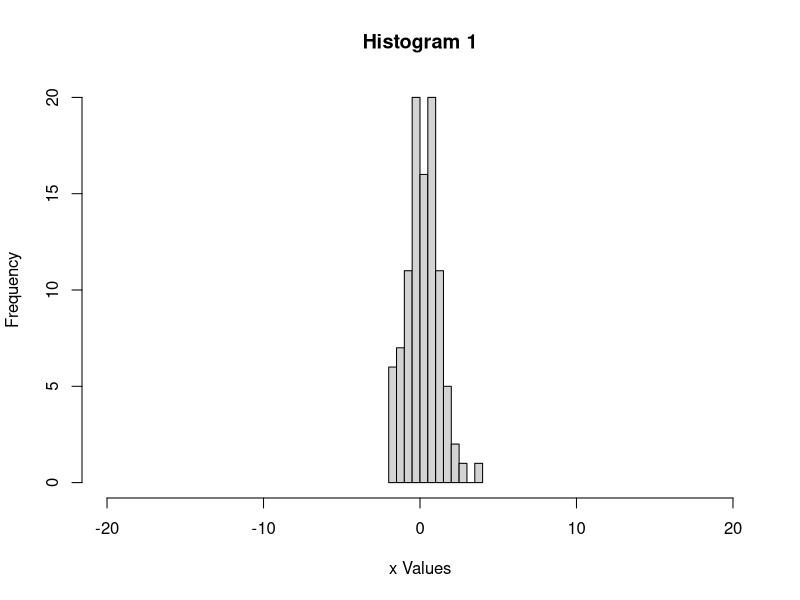
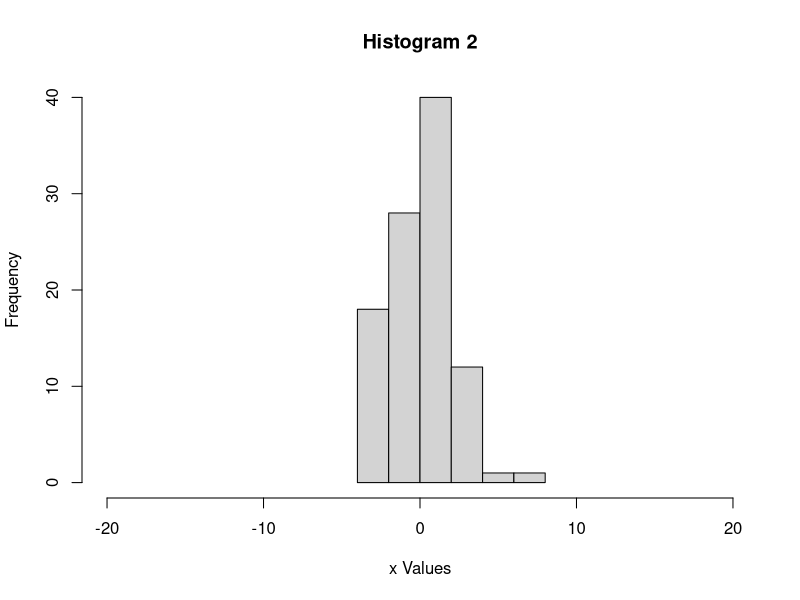
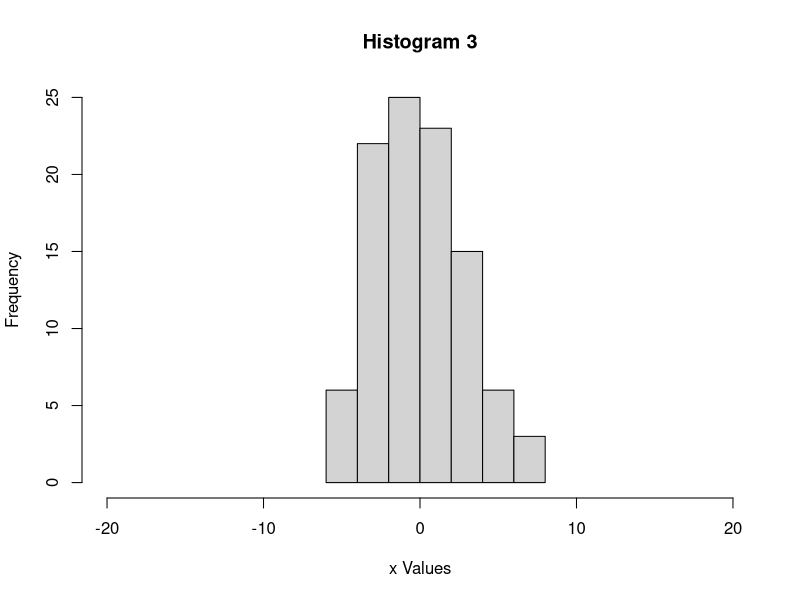
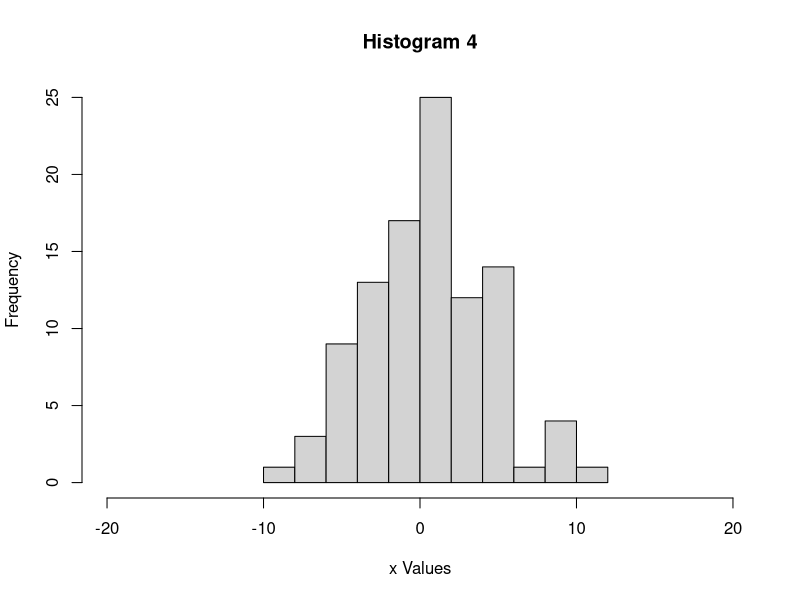
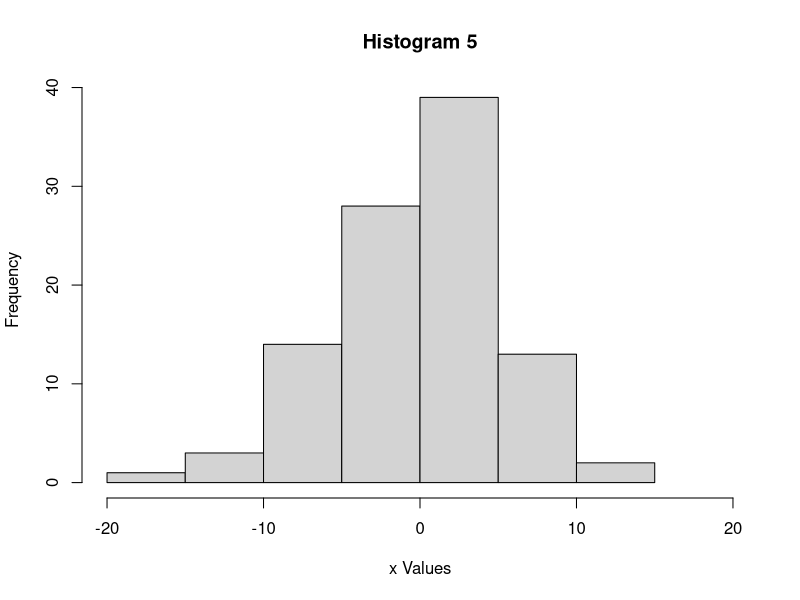
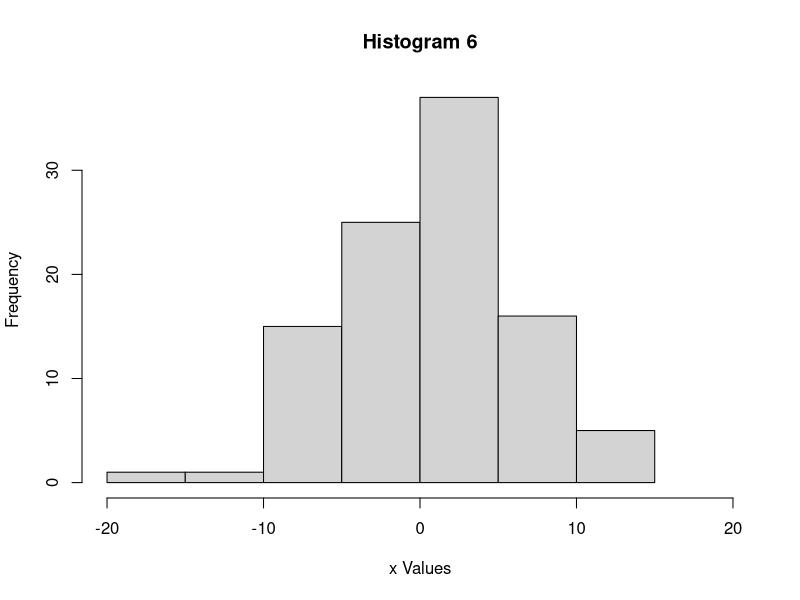
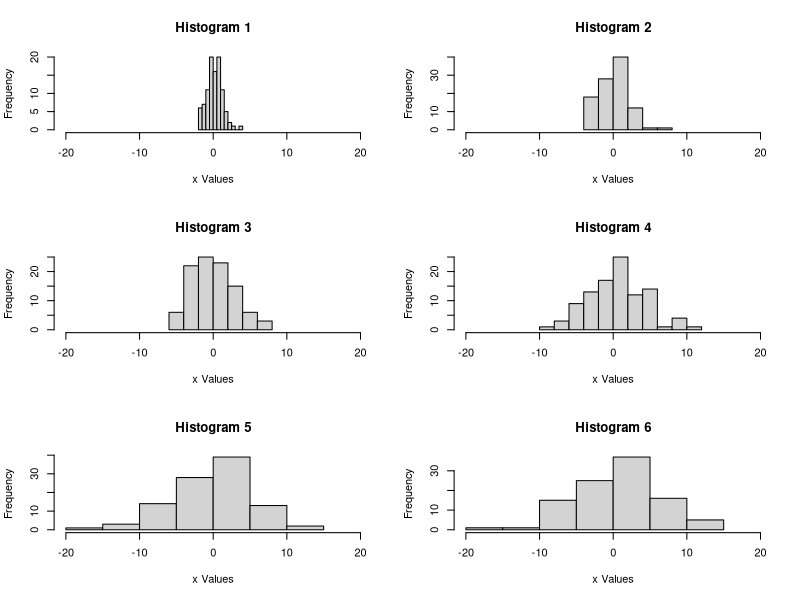
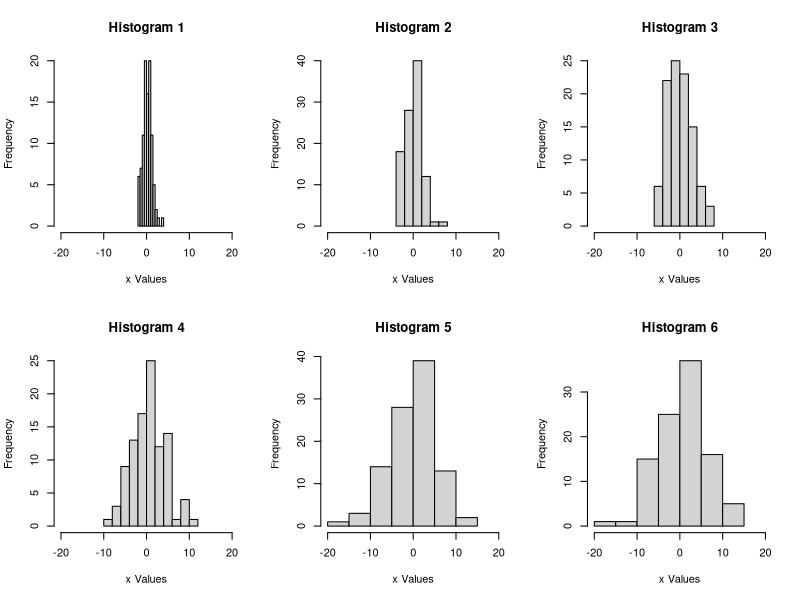

Write the R code that produced these figures, in order.
# L15a: Graphics_Options

# Assume we want to plot 6 different plots at the same time

myPlots = function(n = 6) {
  set.seed(7777)
  sapply(1:n, function(x) hist(rnorm(100, sd = x),
                               xlab = "x Values",
                               xlim = c(-20, 20),
                               main = paste("Histogram", x)))
}

dev.off()
myPlots()


# change layout with par() function

dev.off()
par(mfrow = c(3, 2))
myPlots()

dev.off()
par(mfrow = c(2, 3))
myPlots()


# adjust spacing around each plot

dev.off()
par(mfrow = c(2, 3), mar = c(0, 0, 0, 0))
myPlots()

dev.off()
par(mfrow = c(2, 3), mar = c(2, 1, 0, 0))
myPlots()

dev.off()
par(mfrow = c(2, 3), mar = c(3, 2, 2, 0))
myPlots()

dev.off()
par(mfrow = c(2, 3), mar = c(4, 4, 2, 0))
myPlots()

mtext("Histograms with 6 different SDs", 
      outer = TRUE,
      side = 3)


# allow space for a title above the 6 plots

dev.off()
par(mfrow = c(2, 3), mar = c(4, 4, 2, 0), oma = c(0, 0, 2, 0))
myPlots()
mtext("Histograms with 6 different SDs", 
      outer = TRUE,
      side = 3)

dev.off()
par(mfrow = c(2, 3), mar = c(4, 4, 2, 0), oma = c(0, 0, 2, 0))
myPlots()
mtext("Histograms with 6 different SDs", 
      outer = TRUE,
      side = 3,
      cex = 1.5)

dev.off()
par(mfrow = c(2, 3), mar = c(4, 4, 2, 0), oma = c(0, 0, 3, 0))
myPlots()
mtext("Histograms with 6 different SDs", 
      outer = TRUE,
      side = 3,
      line = 1,
      cex = 1.5)


# general layouts with layout() function

dev.off()
layout(matrix(c(1, 1, 1, 2, 2, 3, 
                4, 5, 5, 6, 6, 6), 
              2, 6, byrow = TRUE)) 
layout.show(6)

myPlots()


### a rather complicated layout for 22 plots

dev.off()

n3 = rep(0, 3)
n4 = rep(0, 4)

layout(matrix(c(n4, rep(1, 5), n3, rep(2, 5), n3, rep(3, 5), n3, rep(4, 5), n4,
                rep(5, 5), n3, rep(6, 5), n3, rep(7, 5), n3, rep(8, 5), n3, rep(9, 5),
                n4, rep(10, 5), n3, rep(11, 5), n3, rep(12, 5), n3, rep(13, 5), n4,
                rep(14, 5), n3, rep(15, 5), n3, rep(16, 5), n3, rep(17, 5), n3, rep(18, 5),
                n4, rep(19, 5), n3, rep(20, 5), n3, rep(21, 5), n3, rep(22, 5), n4),
              nrow = 5, byrow = TRUE))
layout.show(22)

par(mar = c(0, 0, 0, 0)) # should be adjusted to something more meaningful
myPlots()
myPlots()
myPlots()
myPlots(4)

dev.off()
